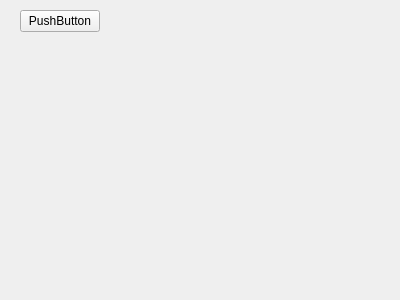
<?xml version="1.0" encoding="UTF-8"?>
<ui version="4.0">
 <class>qHekate</class>
 <widget class="QWidget" name="qHekate">
  <property name="geometry">
   <rect>
    <x>0</x>
    <y>0</y>
    <width>400</width>
    <height>300</height>
   </rect>
  </property>
  <property name="windowTitle">
   <string>Form</string>
  </property>
  <widget class="QPushButton" name="pushButton">
   <property name="geometry">
    <rect>
     <x>20</x>
     <y>10</y>
     <width>80</width>
     <height>22</height>
    </rect>
   </property>
   <property name="text">
    <string>PushButton</string>
   </property>
  </widget>
 </widget>
 <resources/>
 <connections/>
</ui>
